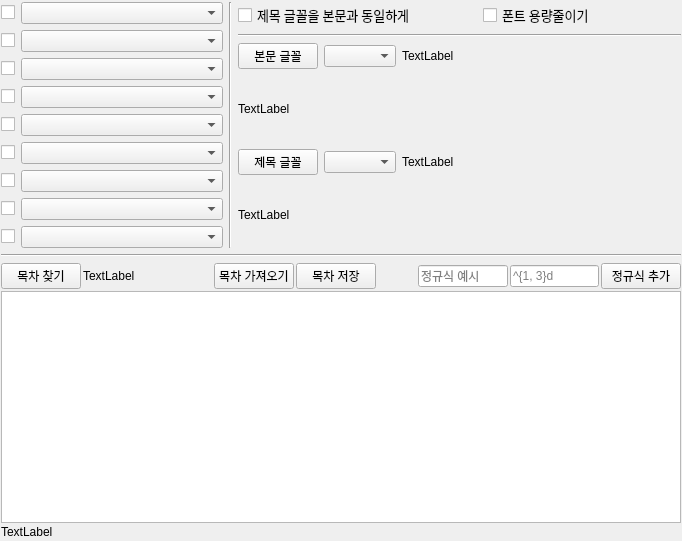
          <widget class="QWidget" name="tab_1">
           <property name="sizePolicy">
            <sizepolicy hsizetype="Expanding" vsizetype="Expanding">
             <horstretch>0</horstretch>
             <verstretch>0</verstretch>
            </sizepolicy>
           </property>
           <attribute name="title">
            <string>목차 및 글꼴</string>
           </attribute>
           <layout class="QVBoxLayout" name="verticalLayout_2">
            <property name="leftMargin">
             <number>1</number>
            </property>
            <property name="topMargin">
             <number>2</number>
            </property>
            <property name="rightMargin">
             <number>1</number>
            </property>
            <property name="bottomMargin">
             <number>2</number>
            </property>
            <item>
             <layout class="QVBoxLayout" name="verticalLayout_2010" stretch="1,0,2">
              <property name="spacing">
               <number>6</number>
              </property>
              <item>
               <layout class="QHBoxLayout" name="horizontalLayout_5" stretch="1,0,2">
                <item>
                 <layout class="QGridLayout" name="gridLayout" columnstretch="1,99">
                  <item row="1" column="0">
                   <widget class="QCheckBox" name="checkBox_RegEx1">
                    <property name="text">
                     <string/>
                    </property>
                   </widget>
                  </item>
                  <item row="5" column="1">
                   <widget class="QComboBox" name="comboBox_RegEx5"/>
                  </item>
                  <item row="7" column="1">
                   <widget class="QComboBox" name="comboBox_RegEx7"/>
                  </item>
                  <item row="2" column="0">
                   <widget class="QCheckBox" name="checkBox_RegEx2">
                    <property name="text">
                     <string/>
                    </property>
                   </widget>
                  </item>
                  <item row="6" column="1">
                   <widget class="QComboBox" name="comboBox_RegEx6"/>
                  </item>
                  <item row="9" column="0">
                   <widget class="QCheckBox" name="checkBox_RegEx9">
                    <property name="text">
                     <string/>
                    </property>
                   </widget>
                  </item>
                  <item row="2" column="1">
                   <widget class="QComboBox" name="comboBox_RegEx2"/>
                  </item>
                  <item row="8" column="1">
                   <widget class="QComboBox" name="comboBox_RegEx8"/>
                  </item>
                  <item row="1" column="1">
                   <widget class="QComboBox" name="comboBox_RegEx1"/>
                  </item>
                  <item row="9" column="1">
                   <widget class="QComboBox" name="comboBox_RegEx9"/>
                  </item>
                  <item row="7" column="0">
                   <widget class="QCheckBox" name="checkBox_RegEx7">
                    <property name="text">
                     <string/>
                    </property>
                   </widget>
                  </item>
                  <item row="3" column="0">
                   <widget class="QCheckBox" name="checkBox_RegEx3">
                    <property name="text">
                     <string/>
                    </property>
                   </widget>
                  </item>
                  <item row="4" column="0">
                   <widget class="QCheckBox" name="checkBox_RegEx4">
                    <property name="text">
                     <string/>
                    </property>
                   </widget>
                  </item>
                  <item row="8" column="0">
                   <widget class="QCheckBox" name="checkBox_RegEx8">
                    <property name="text">
                     <string/>
                    </property>
                   </widget>
                  </item>
                  <item row="6" column="0">
                   <widget class="QCheckBox" name="checkBox_RegEx6">
                    <property name="text">
                     <string/>
                    </property>
                   </widget>
                  </item>
                  <item row="5" column="0">
                   <widget class="QCheckBox" name="checkBox_RegEx5">
                    <property name="text">
                     <string/>
                    </property>
                   </widget>
                  </item>
                  <item row="3" column="1">
                   <widget class="QComboBox" name="comboBox_RegEx3"/>
                  </item>
                  <item row="4" column="1">
                   <widget class="QComboBox" name="comboBox_RegEx4"/>
                  </item>
                  <item row="10" column="1">
                   <spacer name="verticalSpacer">
                    <property name="orientation">
                     <enum>Qt::Vertical</enum>
                    </property>
                    <property name="sizeHint" stdset="0">
                     <size>
                      <width>20</width>
                      <height>40</height>
                     </size>
                    </property>
                   </spacer>
                  </item>
                 </layout>
                </item>
                <item>
                 <widget class="Line" name="line_5">
                  <property name="orientation">
                   <enum>Qt::Vertical</enum>
                  </property>
                 </widget>
                </item>
                <item>
                 <layout class="QVBoxLayout" name="verticalLayout_4" stretch="1,0,1,3,1,3">
                  <item>
                   <layout class="QHBoxLayout" name="horizontalLayout_17" stretch="1,0,1">
                    <item>
                     <widget class="QCheckBox" name="checkBox_FontSync">
                      <property name="font">
                       <font>
                        <family>맑은 고딕</family>
                        <pointsize>10</pointsize>
                       </font>
                      </property>
                      <property name="text">
                       <string>제목 글꼴을 본문과 동일하게</string>
                      </property>
                     </widget>
                    </item>
                    <item>
                     <spacer name="horizontalSpacer_24">
                      <property name="orientation">
                       <enum>Qt::Horizontal</enum>
                      </property>
                      <property name="sizeHint" stdset="0">
                       <size>
                        <width>40</width>
                        <height>20</height>
                       </size>
                      </property>
                     </spacer>
                    </item>
                    <item>
                     <widget class="QCheckBox" name="checkBox_FontSubset">
                      <property name="font">
                       <font>
                        <family>맑은 고딕</family>
                        <pointsize>10</pointsize>
                       </font>
                      </property>
                      <property name="toolTip">
                       <string extracomment="일부 뷰어에서 글꼴표기시에 문제가 발생 할 수 있습니다."/>
                      </property>
                      <property name="text">
                       <string>폰트 용량줄이기</string>
                      </property>
                     </widget>
                    </item>
                   </layout>
                  </item>
                  <item>
                   <widget class="Line" name="line_28">
                    <property name="orientation">
                     <enum>Qt::Horizontal</enum>
                    </property>
                   </widget>
                  </item>
                  <item>
                   <layout class="QHBoxLayout" name="horizontalLayout_6" stretch="1,1,4">
                    <item>
                     <widget class="QPushButton" name="pushButton_SelectBodyFont">
                      <property name="text">
                       <string>본문 글꼴</string>
                      </property>
                     </widget>
                    </item>
                    <item>
                     <widget class="QComboBox" name="comboBox_SelectBodyFont"/>
                    </item>
                    <item>
                     <widget class="QLabel" name="label_BodyFontPath">
                      <property name="text">
                       <string>TextLabel</string>
                      </property>
                     </widget>
                    </item>
                   </layout>
                  </item>
                  <item>
                   <widget class="QLabel" name="label_BodyFontExample">
                    <property name="text">
                     <string>TextLabel</string>
                    </property>
                   </widget>
                  </item>
                  <item>
                   <layout class="QHBoxLayout" name="horizontalLayout_7" stretch="1,1,4">
                    <item>
                     <widget class="QPushButton" name="pushButton_SelectChapterFont">
                      <property name="text">
                       <string>제목 글꼴</string>
                      </property>
                     </widget>
                    </item>
                    <item>
                     <widget class="QComboBox" name="comboBox_SelectChapterFont"/>
                    </item>
                    <item>
                     <widget class="QLabel" name="label_ChapterFontPath">
                      <property name="text">
                       <string>TextLabel</string>
                      </property>
                     </widget>
                    </item>
                   </layout>
                  </item>
                  <item>
                   <widget class="QLabel" name="label_ChapterFontExample">
                    <property name="text">
                     <string>TextLabel</string>
                    </property>
                   </widget>
                  </item>
                 </layout>
                </item>
               </layout>
              </item>
              <item>
               <widget class="Line" name="line_6">
                <property name="orientation">
                 <enum>Qt::Horizontal</enum>
                </property>
               </widget>
              </item>
              <item>
               <layout class="QVBoxLayout" name="verticalLayout_201020">
                <property name="spacing">
                 <number>2</number>
                </property>
                <item>
                 <layout class="QVBoxLayout" name="verticalLayout_7">
                  <item>
                   <layout class="QHBoxLayout" name="horizontalLayout_3" stretch="10,20,0,12,12,0,20,20,0">
                    <item>
                     <widget class="QPushButton" name="pushButton_FindChapterList">
                      <property name="text">
                       <string>목차 찾기</string>
                      </property>
                     </widget>
                    </item>
                    <item>
                     <widget class="QLabel" name="label_ChapterCount">
                      <property name="text">
                       <string>TextLabel</string>
                      </property>
                     </widget>
                    </item>
                    <item>
                     <spacer name="horizontalSpacer">
                      <property name="orientation">
                       <enum>Qt::Horizontal</enum>
                      </property>
                      <property name="sizeHint" stdset="0">
                       <size>
                        <width>40</width>
                        <height>20</height>
                       </size>
                      </property>
                     </spacer>
                    </item>
                    <item>
                     <widget class="QPushButton" name="pushButton_SelectChapterList">
                      <property name="text">
                       <string>목차 가져오기</string>
                      </property>
                     </widget>
                    </item>
                    <item>
                     <widget class="QPushButton" name="pushButton_SaveChapterList">
                      <property name="text">
                       <string>목차 저장</string>
                      </property>
                     </widget>
                    </item>
                    <item>
                     <spacer name="horizontalSpacer_5">
                      <property name="orientation">
                       <enum>Qt::Horizontal</enum>
                      </property>
                      <property name="sizeHint" stdset="0">
                       <size>
                        <width>40</width>
                        <height>20</height>
                       </size>
                      </property>
                     </spacer>
                    </item>
                    <item>
                     <widget class="QLineEdit" name="lineEdit_RegExExample">
                      <property name="placeholderText">
                       <string>정규식 예시</string>
                      </property>
                     </widget>
                    </item>
                    <item>
                     <widget class="QLineEdit" name="lineEdit_RegEx">
                      <property name="placeholderText">
                       <string>^{1, 3}d</string>
                      </property>
                     </widget>
                    </item>
                    <item>
                     <widget class="QPushButton" name="pushButton_AddChapterRegEx">
                      <property name="text">
                       <string>정규식 추가</string>
                      </property>
                     </widget>
                    </item>
                   </layout>
                  </item>
                 </layout>
                </item>
                <item>
                 <layout class="QVBoxLayout" name="verticalLayout">
                  <item>
                   <layout class="QHBoxLayout" name="horizontalLayout_4"/>
                  </item>
                  <item>
                   <widget class="QTableView" name="tableView_ChapterList">
                    <property name="alternatingRowColors">
                     <bool>true</bool>
                    </property>
                   </widget>
                  </item>
                  <item>
                   <widget class="QLabel" name="label_ChapterList">
                    <property name="text">
                     <string>TextLabel</string>
                    </property>
                   </widget>
                  </item>
                 </layout>
                </item>
               </layout>
              </item>
             </layout>
            </item>
           </layout>
          </widget>
